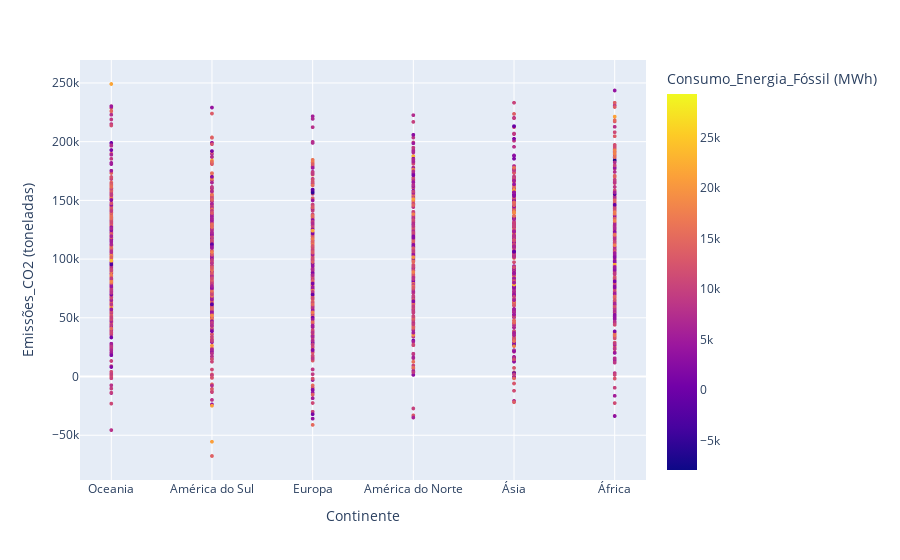

Notebook cell for this chart:
### Code cell
fig = px.scatter(
    df_co2, 
    x="Continente",
    y="Emissões_CO2 (toneladas)",
    color="Consumo_Energia_Fóssil (MWh)"
)

fig.update_traces(marker_size=4)
fig.update_layout(scattermode="group", scattergap=0.90)
fig.show()

### Figure 1 — Plotly figure (JSON) as saved in the notebook; plotly's stock layout.template omitted (floating-point values rounded to 4 significant figures; data arrays with more than 128 entries replaced by an {"elided": "..."} marker saying what was removed)
{"data": [{"hovertemplate": "Continente=%{x}<br>Emissões_CO2 (toneladas)=%{y}<br>Consumo_Energia_Fóssil (MWh)=%{marker.color}<extra></extra>", "legendgroup": "", "marker": {"color": {"elided": "2000 float values"}, "coloraxis": "coloraxis", "size": 4, "symbol": "circle"}, "mode": "markers", "name": "", "showlegend": false, "type": "scattergl", "x": {"elided": "2000 str values"}, "xaxis": "x", "y": {"elided": "2000 float values"}, "yaxis": "y"}], "layout": {"autosize": true, "coloraxis": {"colorbar": {"title": {"text": "Consumo_Energia_Fóssil (MWh)"}}, "colorscale": [[0, "#0d0887"], [0.1111, "#46039f"], [0.2222, "#7201a8"], [0.3333, "#9c179e"], [0.4444, "#bd3786"], [0.5556, "#d8576b"], [0.6667, "#ed7953"], [0.7778, "#fb9f3a"], [0.8889, "#fdca26"], [1, "#f0f921"]]}, "legend": {"tracegroupgap": 0}, "margin": {"t": 60}, "scattergap": 0.9, "scattermode": "group", "xaxis": {"anchor": "y", "autorange": true, "domain": [0, 1], "range": [-0.3028, 5.303], "title": {"text": "Continente"}, "type": "category"}, "yaxis": {"anchor": "x", "autorange": true, "domain": [0, 1], "range": [-90760.0, 272200.0], "title": {"text": "Emissões_CO2 (toneladas)"}, "type": "linear"}}}
